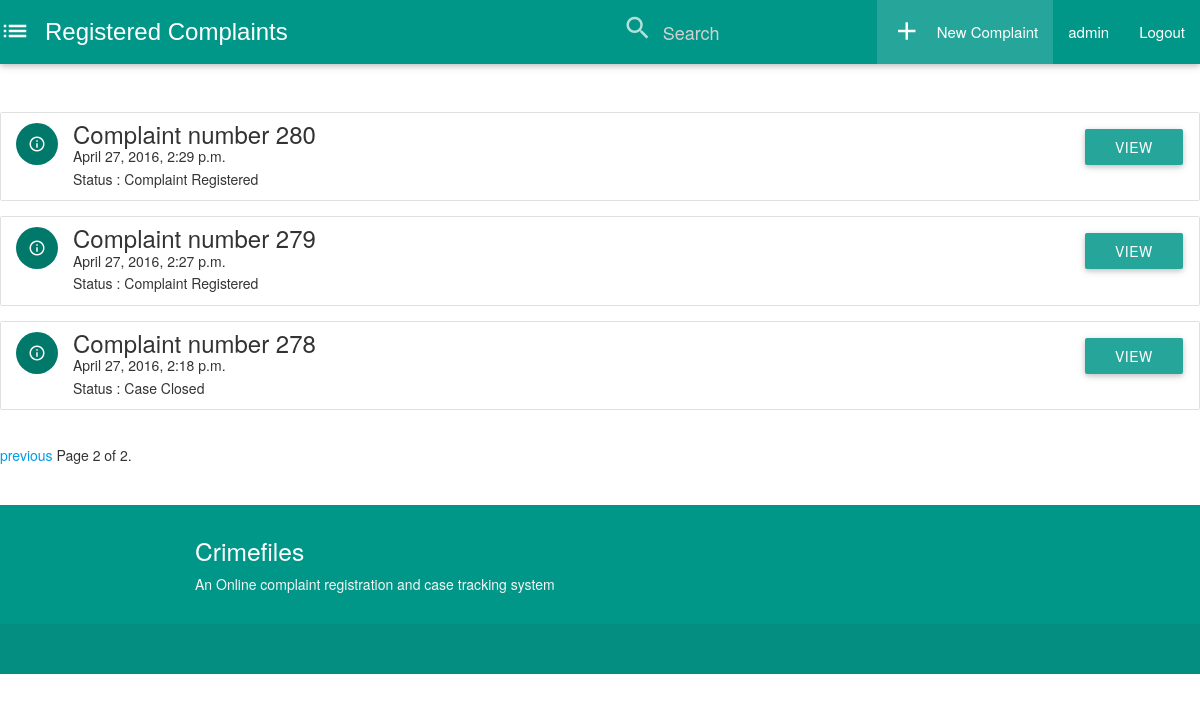
The page /crimefiles/?page=2 (signed in) on the database its author committed.
### crimefiles/models.py (models this page shows, shortened)
class Complaint(models.Model):
	complaintid= models.AutoField(primary_key=True)
	dateofcomplaint=models.DateTimeField(auto_now=False, auto_now_add=True)
	content = models.TextField()
	policestation= models.CharField(max_length=120)
	location=models.TextField()
	user=models.CharField(max_length=120,default="Annonymous")
	complaintregistered="Complaint Registered"
	firfiled="FIR Filed"
	caseopen="Case Open"
	caseclosed="Case Closed"
	status_choice=(
		(complaintregistered,"Complaint Registered"),
		(firfiled,"FIR Filed"),
		(caseopen,"Case Open"),
		(caseclosed,"Case Closed"),
		)
	status=models.CharField(max_length=15,choices=status_choice,default=complaintregistered)
	def get_absolute_url(self):
		return reverse("crimefiles:detail", kwargs={"id":self.complaintid})

### crimefiles/views.py (the view)
def complaint_list(request):
	if not request.user.is_authenticated:
		return HttpResponseRedirect("/crimefiles/login")
	if request.user.groups.filter(name="Police").exists():
		queryset_list=Complaint.objects.all().order_by("-dateofcomplaint")
	elif request.user.groups.filter(name='Court').exists():
		queryset_list=Complaint.objects.all().order_by("-dateofcomplaint")
	else:
		queryset_list=Complaint.objects.filter(user=request.user.username).order_by("-dateofcomplaint")
	query = request.GET.get("q")
	if query:
		queryset_list=queryset_list.filter(Q(complaintid__icontains=query)|
		Q(content__icontains=query)|
		Q(policestation__icontains=query)|
		Q(location__icontains=query)
		).distinct()
	paginator = Paginator(queryset_list, 5) # Show 25 contacts per page
	who=request.user
	page = request.GET.get('page')
	try:
	    queryset = paginator.page(page)
	except PageNotAnInteger:
	    queryset = paginator.page(1)
	except EmptyPage:
	    queryset = paginator.page(paginator.num_pages)
	context={
	"who":who,
	"object_list":queryset,
	"title":"Complaint lists"
	}
	return render(request,"complaint_list.html",context)

### templates/complaint_list.html (shortened to what this page needs)
{%extends "base.html"%}
{%block content%}
<nav class ="teal" role="navigation">
	 <div class="navbar-wrapper ">
		 <div class="brand-logo" style="font-family: 'Lucida Grande', Helvetica, Arial, sans-serif; font-size: 18pt;"><a href="/crimefiles/"><i class="material-icons left" style="margin-top: .1em;">list</i>Registered Complaints</a></div>
		 <ul id="nav-mobile" class="right hide-on-med-and-down">
<li>
			 <form method="GET" action="">
			 <div class="input-field">
				 <label for="search"><i class="material-icons">search</i></label>
				<input type="text" name="q" placeholder="  Search" value="{{request.GET.q}}"/>
		</div>
		</form>
			 <li class=" teal lighten-1"><a href="/crimefiles/createcomplaint"> <i class="material-icons left  " style="margin-top: .1em;">add</i>New Complaint</a></li>
        <li><a href="">{{who}}</a></li>
			 <li><a href="/accounts/logout"> Logout</a></li>
		 </ul>
	 </div>
 </nav>
<br/>
<br/>
	<div class="row">
	{%for object in object_list%}
		<ul class="collection">
	     <li class="collection-item avatar">
	       <i class="material-icons circle  teal darken-2">info_outline</i>
	       <div class="title" style="font-size:18pt;">Complaint number {{object.complaintid}}</div>
					 {{object.dateofcomplaint}} </br>
	        Status : {{object.status}}
	      <a href='{{object.get_absolute_url}}'  class="waves-effect waves-light btn secondary-content" role="button">View</a>
	     </li>
	   </ul>
	{% endfor%}
<div class="pagination">
    <span class="step-links">
        {% if object_list.has_previous %}
            <a href="?page={{ object_list.previous_page_number }}">previous</a>
        {% endif %}
        <span class="current">
            Page {{ object_list.number }} of {{ object_list.paginator.num_pages }}.
        </span>
    </span>
</div>
</div>
    <footer class="page-footer teal">
          <div class="container">
            <div class="row">
              <div class="col l6 s12">
                <h5 class="white-text">Crimefiles </h5>
                <p class="grey-text text-lighten-4">An Online complaint registration and case tracking system</p>
              </div>
            </div>
          </div>
          <div class="footer-copyright">
          </div>
        </footer>
{%endblock content%}

### rows shown on the page
Complaint: complaintid "280", dateofcomplaint "April 27, 2016, 2:29 p.m.", status "Complaint Registered"
Complaint: complaintid "279", dateofcomplaint "April 27, 2016, 2:27 p.m.", status "Complaint Registered"
Complaint: complaintid "278", dateofcomplaint "April 27, 2016, 2:18 p.m.", status "Case Closed"

### other values the page prints
{{ who }} "admin"
{{ object_list.number }} "2"
{{ object_list.paginator.num_pages }} "2"
